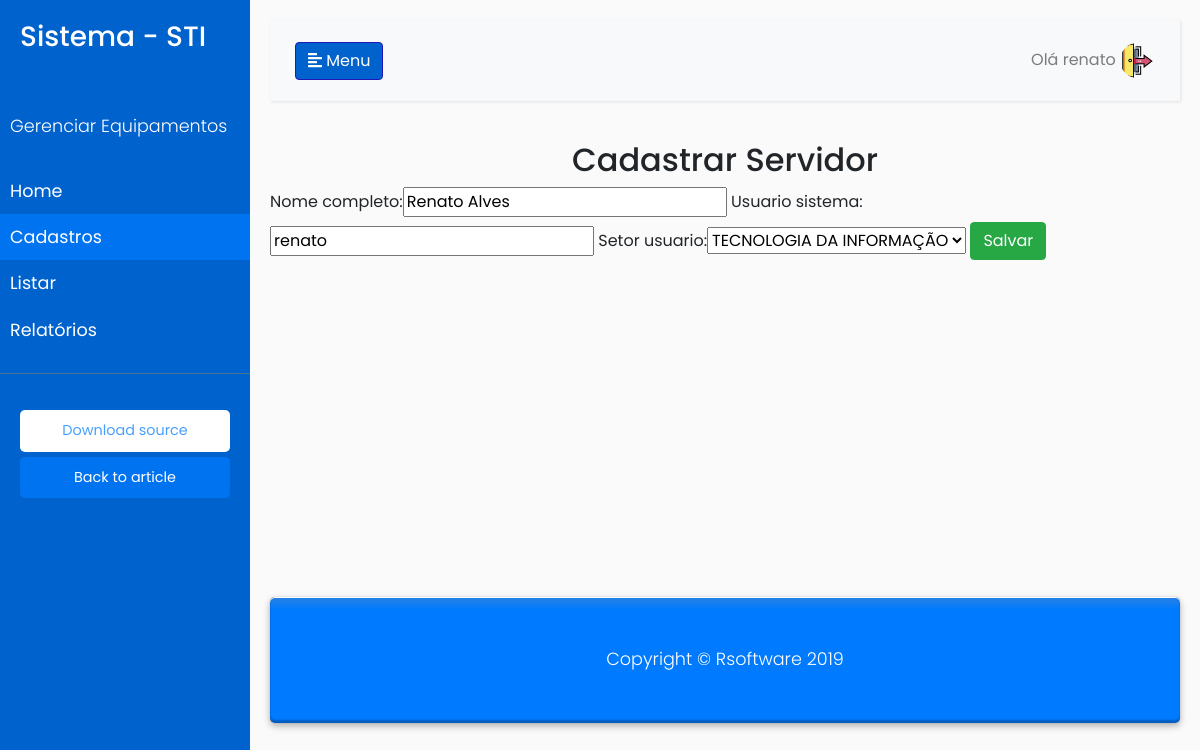
/usuarios/update/1 (signed in), run on the app's committed database.
### usuarios/models.py (models this page shows, shortened)
class Usuario(models.Model):
    nome_completo = models.CharField(max_length=30)
    usuario_sistema = models.CharField(max_length=30, unique=True)
    setor_usuario = models.ForeignKey(
        Setor, null=True, blank=True, on_delete=models.PROTECT
)

### usuarios/views.py (the view)
# urls.py: path('update/<int:id>', usuario_update, name="usuario_update"),
@login_required
def usuario_update(request, id):
    usuario = get_object_or_404(Usuario, pk=id)
    form = UsuarioForm(request.POST or None, instance=usuario)
    if form.is_valid():
        form.save()
        return redirect('usuarios_list')
    return render(request, 'usuarios_form.html', {'form': form})

### usuarios/forms.py
class UsuarioForm(ModelForm):
    class Meta:
        model = Usuario
        fields = ['nome_completo', 'usuario_sistema', 'setor_usuario']

### setores/models.py (called while the page is built)
    def __str__(self):
        return self.nome_setor

### usuarios/templates/usuarios_form.html (shortened to what this page needs)
    {% extends 'base.html' %}
    {% load bootstrap%}
    {% block main %}
         <h2 class="cadastro" text align="center">Cadastrar Servidor</h2>
        <div class="wrapper fadeInDown">
            <div id="formServidor">
        <form method="POST">
                {{ form|bootstrap }}
                 <button type="submit" class="btn btn-success">Salvar</button>
            </form>
             </div>
        </div>
    {% endblock %}

### templates/base.html (shortened to what this page needs)
{% load static %}
<!DOCTYPE html>
<html>
<head>
    <link rel="stylesheet" href="https://stackpath.bootstrapcdn.com/bootstrap/4.1.0/css/bootstrap.min.css"
>
    <link rel="stylesheet" href="{% static 'assets/css/style.css' %}">
</head>
<body>
    <div class="wrapper">
        <nav id="sidebar">
            <div class="sidebar-header">
                <h3>Sistema - STI</h3>
            </div>
            <ul class="list-unstyled components">
                <p>Gerenciar Equipamentos</p>
                <li>
                    <a href="{% url 'home' %}">Home</a>
                </li>
                <li class="active">
                    <a href="#homeSubmenu" data-toggle="collapse" aria-expanded="false">Cadastros</a>
                </li>
                <li>
                    <a href="#pageSubmenu" data-toggle="collapse" aria-expanded="false">Listar</a>
                </li>
                <li>
                    <a href="{% url 'relatorios' %}">Relatórios</a>
                </li>
            </ul>
            <ul class="list-unstyled CTAs">
                <li><a href="https://bootstrapious.com/tutorial/files/sidebar.zip" class="download">Download source</a>
                </li>
                <li><a href="https://bootstrapious.com/p/bootstrap-sidebar" class="article">Back to article</a></li>
            </ul>
        </nav>
        <div id="content">
            <nav class="navbar navbar-expand-lg navbar-light bg-light">
                <div class="container-fluid">
                    <button type="button" id="sidebarCollapse" class="btn btn-info">
                        <i class="fas fa-align-left"></i>
                        <span>Menu</span>
                    </button>
                    <div class="collapse navbar-collapse" id="navbarSupportedContent">
                        <ul class="nav navbar-nav ml-auto">
                            <li class="nav-item dropdown">
                                {% if user.is_authenticated %}
                                <a class="nav-link pr-0" id="navbarDropdownUser" href="#" role="button"
                                    data-toggle="dropdown" aria-haspopup="true" aria-expanded="false">
                                    Olá {{ user.username }}
                                    <img class="rounded-circle" src="{% static 'assets/img/renato.png' %}" alt=""
                                        width="35px" height="35px">
                                    {% else %}
                                    <a href="{% url 'login' %}" class="btn btn-light">Entrar</a>
                                    {% endif %}
                                </a>
                            </li>
                        </ul>
                    </div>
                </div>
            </nav>
            {% block main %}
            {% endblock %}
            <footer class="py-5 bg-primary">
                <div class="container">
                    <p class="m-0 text-center text-white">Copyright &copy; Rsoftware 2019</p>
                </div>
            </footer>
        </div>
    </div>
</body>
</html>

### static/assets/css/style.css (style rules this page uses)
body { font-family: 'Poppins', sans-serif; background: #fafafa; }
p { font-family: 'Poppins', sans-serif; font-size: 1.1em; font-weight: 300; line-height: 1.7em; color: #999; }
footer { margin-top: 336px; box-shadow: 0 0 1px rgba(0, 0, 0, 0.3), 0 3px 7px rgba(0, 0, 0, 0.3), inset 0 1px rgba(255,255,255,1), inset 0 -3px 2px rgba(0,0,0,0.25); border-radius: 5px; background: linear-gradient(#2981df, #007bff 10%); }
a, a:hover, a:focus { color: inherit; text-decoration: none; transition: all 0.3s; }
.navbar { padding: 15px 10px; background: #fff; border: none; border-radius: 0; margin-bottom: 40px; box-shadow: 1px 1px 3px rgba(0, 0, 0, 0.1); }
.wrapper { display: flex; width: 100%; align-items: stretch; }
#sidebar { min-width: 250px; max-width: 250px; background: #0062cc; color: #fff; transition: all 0.3s; }
#sidebar .sidebar-header { padding: 20px; background: #0062cc; }
#sidebar ul.components { padding: 20px 0; border-bottom: 1px solid #47748b; }
#sidebar ul p { color: #fff; padding: 10px; }
#sidebar ul li a { padding: 10px; font-size: 1.1em; display: block; }
#sidebar ul li.active>a, a[aria-expanded="true"] { color: #fff; background: #007bffb8; }
a[data-toggle="collapse"] { position: relative; }
ul.CTAs { padding: 20px; }
ul.CTAs a { text-align: center; font-size: 0.9em !important; display: block; border-radius: 5px; margin-bottom: 5px; }
a.download { background: #fff; color: #007bffb8; }
a.article, a.article:hover { background: #007bffb8 !important; color: #fff !important; }
#content { width: 100%; padding: 20px; min-height: 100vh; transition: all 0.3s; }
.btn-info { background-color: #0062cc; border-color: #2217b8; }

### data on the page
Usuario: nome_completo "Renato Alves", usuario_sistema "renato", setor_usuario "TECNOLOGIA DA INFORMAÇÃO"

### other printed values
{{ user.username }} "renato"
